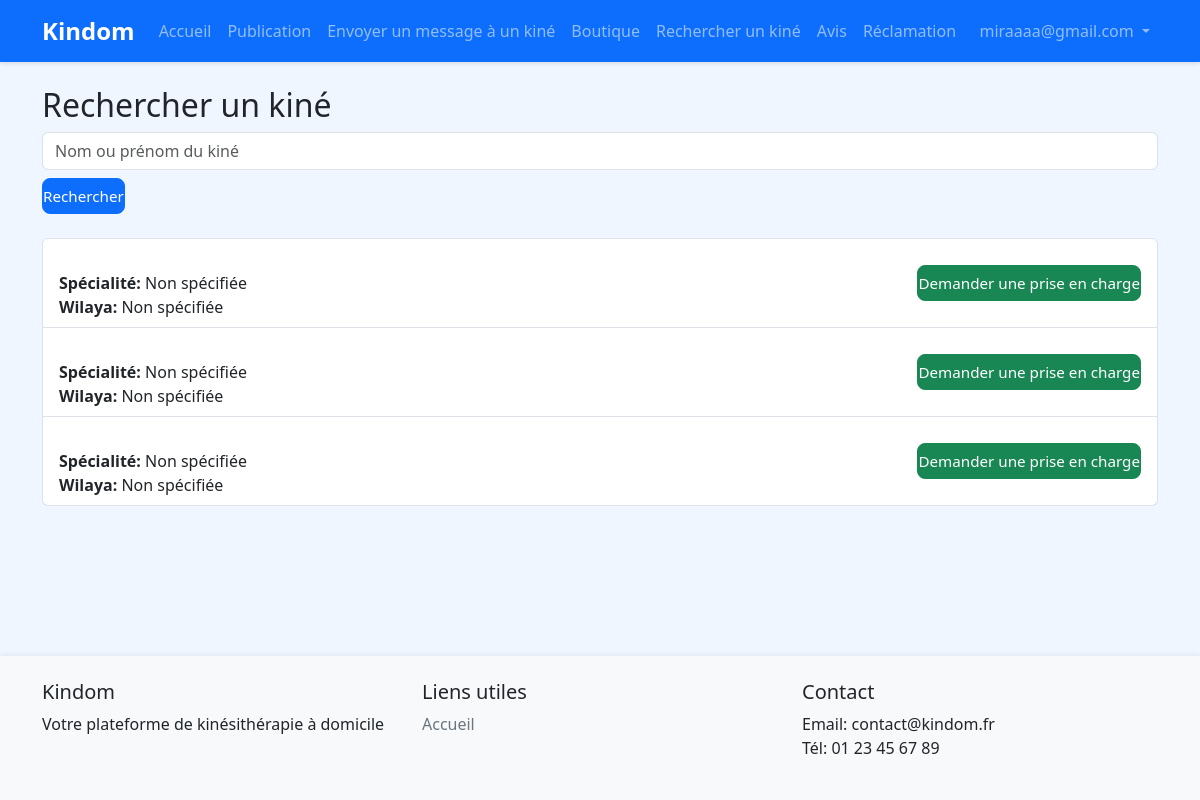
/patient/search-kine/ (signed in), run on an earlier commit of the app's database.
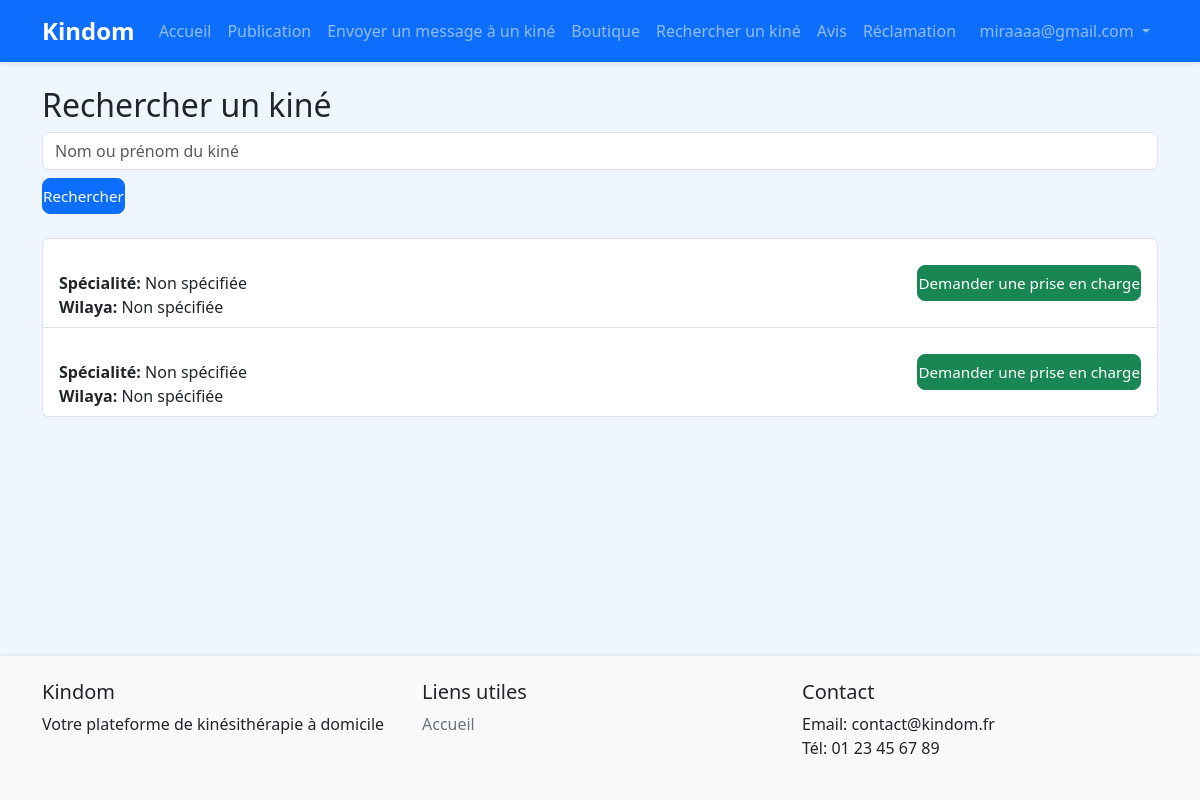
And on a later commit of the database.
### accounts/models.py (models this page shows, shortened)
class CustomUser(AbstractUser):
    USER_TYPE_CHOICES = (
        ('patient', 'Patient'),
        ('kine', 'Kinésithérapeute'),
        ('vendor', 'Vendeur'),
        ('admin', 'Administrateur'),
    )
    user_type = models.CharField(max_length=20, choices=USER_TYPE_CHOICES, default='patient')
    phone_number = models.CharField(max_length=15, blank=True)
    address = models.TextField(blank=True)
    profile_picture = models.ImageField(upload_to='profile_pics/', blank=True, null=True)
    bio = models.TextField(blank=True)
    is_validated = models.BooleanField(default=True)  # True par défaut, sauf pour les kinés
    diplome = models.CharField(max_length=100, blank=True, null=True, verbose_name="Diplôme")
    wilaya = models.CharField(max_length=50, blank=True, null=True, verbose_name="Wilaya")
    diplome_file = models.ImageField(upload_to='diplomes/', blank=True, null=True, verbose_name="Photo du diplôme")

### accounts/views.py (the view)
# urls.py: path('patient/search-kine/', views.search_kine, name='search_kine'),
@patient_required
def search_kine(request):
    kines = CustomUser.objects.filter(user_type='kine', is_active=True, is_validated=True)
    query = request.GET.get('q')
    if query:
        kines = kines.filter(first_name__icontains=query) | kines.filter(last_name__icontains=query)
    return render(request, 'patients/search_kine.html', {'kines': kines})

### accounts/views.py (called while the page is built)
def patient_required(view_func):
    decorated_view_func = login_required(user_passes_test(lambda u: u.user_type == 'patient', login_url='/accounts/login/')(view_func))
    return decorated_view_func

### templates/patients/search_kine.html (shortened to what this page needs)
{% extends 'base.html' %}
{% block content %}
<h2>Rechercher un kiné</h2>
<form method="get" class="mb-3">
    <input type="text" name="q" placeholder="Nom ou prénom du kiné" class="form-control" value="{{ request.GET.q }}">
    <button type="submit" class="btn btn-primary mt-2">Rechercher</button>
</form>
<div class="list-group mt-4">
    {% for kine in kines %}
        <div class="list-group-item d-flex align-items-center justify-content-between">
            <div>
                <strong>{{ kine.get_full_name }}</strong><br>
                <span><strong>Spécialité:</strong> {{ kine.specialite|default:"Non spécifiée" }}</span><br>
                <span><strong>Wilaya:</strong> {{ kine.wilaya|default:"Non spécifiée" }}</span>
            </div>
            <form method="get" action="{% url 'accounts:demande_prise_en_charge_form' %}" class="mb-0">
                <button type="submit" class="btn btn-success">Demander une prise en charge</button>
            </form>
        </div>
    {% empty %}
        <div class="list-group-item text-center">
            Aucun kiné trouvé.
        </div>
    {% endfor %}
    </div>
{% endblock %}

What changed in the data, as far as the page shows it:
no longer on this page (row edited): CustomUser: specialite "Non spécifiée", wilaya "Non spécifiée"
